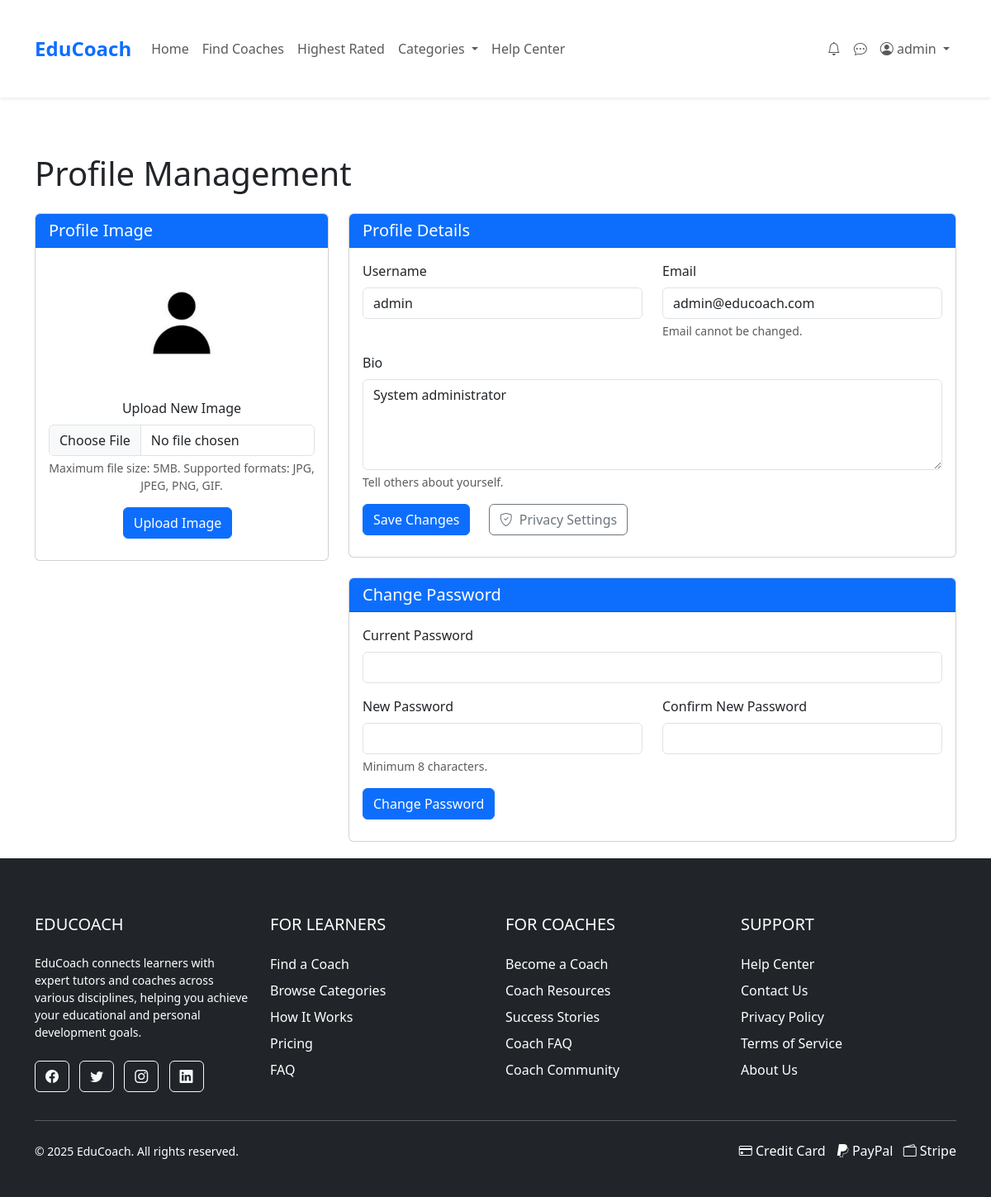
The page /pages/profile.php (signed in) on the database its author committed.
### tables this page shows
CREATE TABLE IF NOT EXISTS Users (
    user_id INT PRIMARY KEY AUTO_INCREMENT,
    username VARCHAR(50) NOT NULL,
    email VARCHAR(100) NOT NULL UNIQUE,
    password_hash VARCHAR(255) NOT NULL,
    user_type ENUM('regular', 'business', 'admin') DEFAULT 'regular',
    profile_image VARCHAR(255),
    bio TEXT,
    created_at TIMESTAMP DEFAULT CURRENT_TIMESTAMP,
    is_banned BOOLEAN DEFAULT FALSE,
    reset_token VARCHAR(64) DEFAULT NULL,
    reset_expires DATETIME DEFAULT NULL,
    last_login DATETIME DEFAULT NULL
);

### pages/profile.php (the view, shortened to what this page needs)
<?php
require __DIR__ . '/../includes/db_connection.php';
$user_id = $_SESSION['user_id'];
$user = null;
try {
    $stmt = $pdo->prepare("SELECT * FROM Users WHERE user_id = ?");
    $stmt->execute([$user_id]);
    $user = $stmt->fetch(PDO::FETCH_ASSOC);
} catch (PDOException $e) {
    $error_message = "Error fetching user data: " . $e->getMessage();
}
include __DIR__ . '/../includes/header.php';
?>
<div class="container mt-5">
    <h1 class="mb-4">Profile Management</h1>
    <div class="row">
        <div class="col-md-4 mb-4">
            <div class="card">
                <div class="card-header bg-primary text-white">
                    <h5 class="card-title mb-0">Profile Image</h5>
                </div>
                <div class="card-body text-center">
                    <?php
                    $profile_image = $user['profile_image'] ?? 'default.jpg';
                    $image_path = "../assets/images/profiles/{$profile_image}";
                    $default_image = "../assets/images/profiles/default.jpg";
                    $full_image_path = __DIR__ . "/../assets/images/profiles/{$profile_image}";
                    $full_default_path = __DIR__ . "/../assets/images/profiles/default.jpg";
                    if (file_exists($full_image_path) && is_readable($full_image_path)) {
                        $display_image = $image_path;
                    } elseif (file_exists($full_default_path) && is_readable($full_default_path)) {
                        $display_image = $default_image;
                    } else {
                        $display_image = "https://ui-avatars.com/api/?name=" . urlencode($user['username']) . "&background=random&size=150";
                    }
                    ?>
                    <img src="<?= $display_image ?>"
                         alt="Profile" class="img-fluid rounded-circle mb-3" style="width: 150px; height: 150px; object-fit: cover;">
                    <form action="profile.php" method="post" enctype="multipart/form-data">
                        <div class="mb-3">
                            <label for="profile_image" class="form-label">Upload New Image</label>
                            <input type="file" class="form-control" id="profile_image" name="profile_image" accept="image/*">
                            <div class="form-text">Maximum file size: 5MB. Supported formats: JPG, JPEG, PNG, GIF.</div>
                        </div>
                        <button type="submit" class="btn btn-primary">Upload Image</button>
                    </form>
                </div>
            </div>
        </div>
        <div class="col-md-8">
            <div class="card mb-4">
                <div class="card-header bg-primary text-white">
                    <h5 class="card-title mb-0">Profile Details</h5>
                </div>
                <div class="card-body">
                    <form action="profile.php" method="post" name="update_profile">
                        <div class="row">
                            <div class="col-md-6 mb-3">
                                <label for="username" class="form-label">Username</label>
                                <input type="text" class="form-control" id="username" name="username" value="<?= htmlspecialchars($user['username'] ?? '') ?>" required>
                            </div>
                            <div class="col-md-6 mb-3">
                                <label for="email" class="form-label">Email</label>
                                <input type="email" class="form-control" id="email" value="<?= htmlspecialchars($user['email'] ?? '') ?>" readonly>
                                <div class="form-text">Email cannot be changed.</div>
                            </div>
                        </div>
                        <div class="mb-3">
                            <label for="bio" class="form-label">Bio</label>
                            <textarea class="form-control" id="bio" name="bio" rows="4"><?= htmlspecialchars($user['bio'] ?? '') ?></textarea>
                            <div class="form-text">Tell others about yourself.</div>
                        </div>
                        <button type="submit" class="btn btn-primary">Save Changes</button>
                        <a href="user_privacy_settings.php" class="btn btn-outline-secondary ms-2">
                            <i class="bi bi-shield-check me-1"></i> Privacy Settings
                        </a>
                    </form>
                </div>
            </div>
            <div class="card">
                <div class="card-header bg-primary text-white">
                    <h5 class="card-title mb-0">Change Password</h5>
                </div>
                <div class="card-body">
                    <form action="profile.php" method="post" name="change_password" id="change_password">
                        <div class="mb-3">
                            <label for="current_password" class="form-label">Current Password</label>
                            <input type="password" class="form-control" id="current_password" name="current_password" required>
                        </div>
                        <div class="row">
                            <div class="col-md-6 mb-3">
                                <label for="new_password" class="form-label">New Password</label>
                                <input type="password" class="form-control" id="new_password" name="new_password" required>
                                <div class="form-text">Minimum 8 characters.</div>
                            </div>
                            <div class="col-md-6 mb-3">
                                <label for="confirm_password" class="form-label">Confirm New Password</label>
                                <input type="password" class="form-control" id="confirm_password" name="confirm_password" required>
                            </div>
                        </div>
                        <button type="submit" class="btn btn-primary">Change Password</button>
                    </form>
                </div>
            </div>
        </div>
    </div>
</div>
<?php include __DIR__ . '/../includes/footer.php'; ?>

### assets/css/styles.css (style rules this page uses)
body { font-family: 'Arial', sans-serif; color: #333; line-height: 1.6; }
.card { border-radius: 8px; overflow: hidden; transition: transform 0.3s, box-shadow 0.3s; }
.btn-primary { background-color: #0d6efd; border-color: #0d6efd; }
.container { max-width: 1200px; margin: 0 auto; padding: 20px; }
.btn { margin-right: 10px; margin-bottom: 10px; }

### rows shown on the page
users: username "admin", email "admin@educoach.com", bio "System administrator"

### other values the page prints
$_SESSION['username'] "admin"
